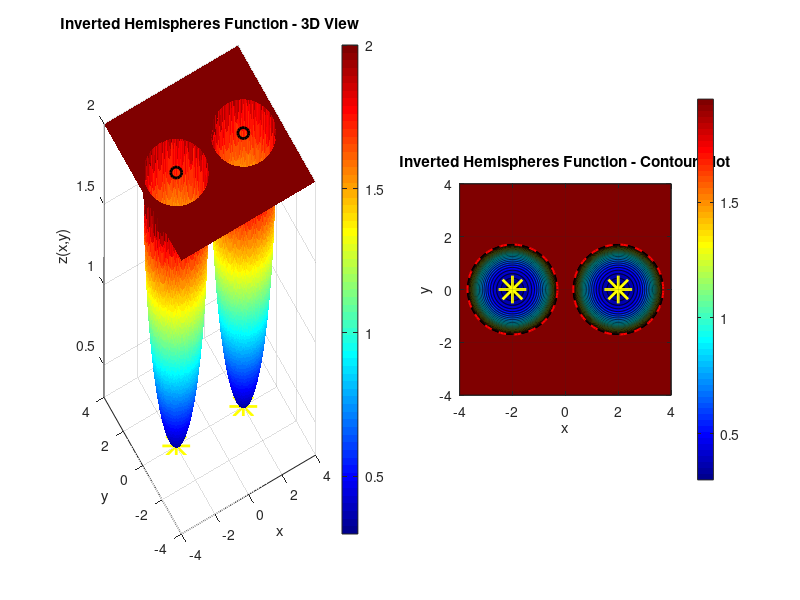

This chart was generated by the following MATLAB code:
% MATLAB script to plot the Inverted Hemispheres function
% z(x,y) = base_height - max(0, sqrt(radius^2-(x-center_offset)^2-y^2),
%                                sqrt(radius^2-(x+center_offset)^2-y^2))

%% ADJUSTABLE PARAMETERS - Change these values to modify the function
base_height = 2;      % Base height of the surface (the '2' in the original formula)
center_offset = 2;  % Offset of hemisphere centers from origin (the '1.3' in the original formula)
radius = 1.7;           % Radius of the hemispheres

% Define the domain
x = linspace(-4, 4, 500);
y = linspace(-4, 4, 500);
[X, Y] = meshgrid(x, y);

% Initialize Z matrix
Z = zeros(size(X));

% Calculate the function value for each point
for i = 1:length(y)
    for j = 1:length(x)
        xval = X(i,j);
        yval = Y(i,j);

        % Calculate the hemisphere values
        % Right hemisphere centered at (1.3, 0)
        dist_sq_right = (xval - center_offset)^2 + yval^2;
        if dist_sq_right <= radius^2
            hem_right = sqrt(radius^2 - dist_sq_right);
        else
            hem_right = 0;
        end

        % Left hemisphere centered at (-1.3, 0)
        dist_sq_left = (xval + center_offset)^2 + yval^2;
        if dist_sq_left <= radius^2
            hem_left = sqrt(radius^2 - dist_sq_left);
        else
            hem_left = 0;
        end

        % Calculate z = 2 - max(0, hem_right, hem_left)
        Z(i,j) = base_height - max([0, hem_right, hem_left]);
    end
end

% Create the 3D surface plot
figure('Position', [100, 100, 1200, 500]);

% Subplot 1: 3D surface
subplot(1, 2, 1);
surf(X, Y, Z, 'EdgeColor', 'none');
colormap(jet);
colorbar;
xlabel('x');
ylabel('y');
zlabel('z(x,y)');
title('Inverted Hemispheres Function - 3D View');
view(-30, 30);
grid on;
axis tight;

% Mark the hemisphere centers and minima
hold on;
% Left hemisphere center at (-1.3, 0)
plot3(-center_offset, 0, base_height, 'ko', 'MarkerSize', 8, 'LineWidth', 2);
% Right hemisphere center at (1.3, 0)
plot3(center_offset, 0, base_height, 'ko', 'MarkerSize', 8, 'LineWidth', 2);
% Global minima at bottoms of hemispheres
plot3(-center_offset, 0, base_height - radius, 'y*', 'MarkerSize', 20, 'LineWidth', 2);
plot3(center_offset, 0, base_height - radius, 'y*', 'MarkerSize', 20, 'LineWidth', 2);
hold off;

% Subplot 2: Contour plot
subplot(1, 2, 2);
contourf(X, Y, Z, 30);
colormap(jet);
colorbar;
xlabel('x');
ylabel('y');
title('Inverted Hemispheres Function - Contour Plot');
grid on;
axis equal;
xlim([-4 4]);
ylim([-4 4]);

% Mark important features
hold on;
% Mark the hemisphere centers
plot(-center_offset, 0, 'ko', 'MarkerSize', 8, 'LineWidth', 2, 'MarkerFaceColor', 'k');
plot(center_offset, 0, 'ko', 'MarkerSize', 8, 'LineWidth', 2, 'MarkerFaceColor', 'k');
% Mark the global minima
plot(-center_offset, 0, 'y*', 'MarkerSize', 20, 'LineWidth', 2);
plot(center_offset, 0, 'y*', 'MarkerSize', 20, 'LineWidth', 2);
% Draw circles showing hemisphere boundaries
theta = linspace(0, 2*pi, 100);
plot(-center_offset + radius*cos(theta), radius*sin(theta), 'r--', 'LineWidth', 1.5);
plot(center_offset + radius*cos(theta), radius*sin(theta), 'r--', 'LineWidth', 1.5);
hold off;

% Print some information
fprintf('Inverted Hemispheres Function Properties:\n');
fprintf('Function: z(x,y) = %.1f - max(0, sqrt(%.1f-(x-%.1f)^2-y^2), sqrt(%.1f-(x+%.1f)^2-y^2))\n', ...
        base_height, radius^2, center_offset, radius^2, center_offset);
fprintf('Base height: %.1f\n', base_height);
fprintf('Hemisphere radius: %.1f\n', radius);
fprintf('Left hemisphere center: (%.1f, 0)\n', -center_offset);
fprintf('Right hemisphere center: (%.1f, 0)\n', center_offset);
fprintf('Global minima: z(%.1f, 0) = %.1f and z(%.1f, 0) = %.1f\n', ...
        -center_offset, base_height - radius, center_offset, base_height - radius);
fprintf('Maximum value (outside hemispheres): %.1f\n', base_height);
